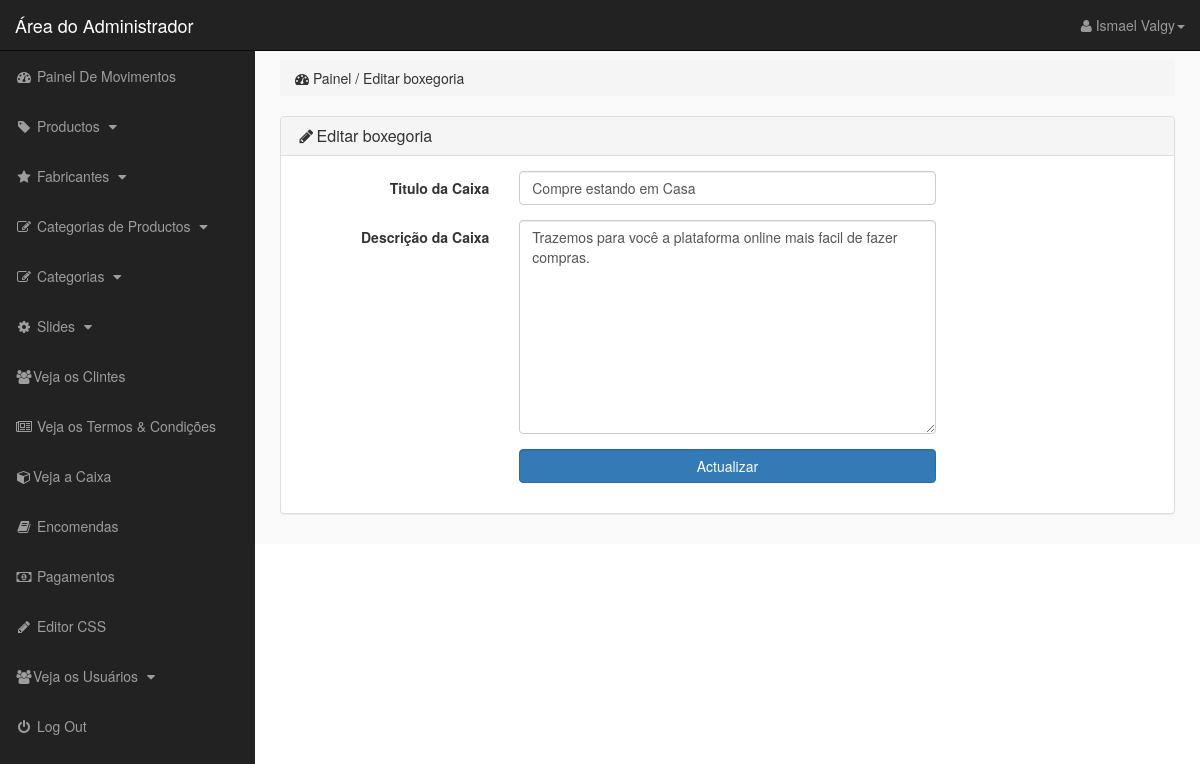
The page /admin_area/index.php?edit_box=1 (signed in) on the database its author committed.
### tables this page shows
CREATE TABLE `home_box` (
  `box_id` int(10) NOT NULL,
  `box_title` text NOT NULL,
  `box_desc` text NOT NULL
);

### admin_area/edit_box.php (the view, shortened to what this page needs)
<?php
    if(!isset($_SESSION['admin_email'])){
        echo"<script>window.open('login.php','_self')</script>";
    }else{
?>
<?php
        if(isset($_GET['edit_box'])){
            $edit_box_id = $_GET['edit_box'];
            $edit_box_query = "select * from home_box where box_id='$edit_box_id'";
            $run_edit = mysqli_query($con,$edit_box_query);
            $row_edit = mysqli_fetch_array($run_edit);
            $box_title = $row_edit['box_title'];
            $box_desc = $row_edit['box_desc'];
        }
?>
<div class="row">
    <div class="col-lg-12">
        <ol class="breadcrumb">
            <li>
                <i class="fa fa-dashboard"></i> Painel / Editar boxegoria
            </li>
        </ol>
    </div>
</div>
<div class="row">
    <div class="col-lg-12">
        <div class="panel panel-default">
            <div class="panel-heading">
                <h3 class="panel-title">
                    <i class="fa fa-pencil fa-fw"></i>Editar boxegoria
                </h3>
            </div>
            <div class="panel-body">
                <form action="" class="form-horizontal" method="post">
                    <div class="form-group">
                        <label for="" class="control-label col-md-3">
                            Titulo da Caixa
                        </label>
                        <div class="col-md-6">
                            <input value="<?php echo $box_title; ?>" name="box_title" type="text" class="form-control">
                        </div>
                    </div>
                    <div class="form-group">
                        <label for="" class="control-label col-md-3">
                            Descrição da Caixa
                        </label>
                        <div class="col-md-6">
                            <textarea type="text" name="box_desc" id="" cols="75" rows="10" class="form-control"><?php echo $box_desc;?>
                            </textarea>
                        </div>
                    </div>
                    <div class="form-group">
                        <label for="" class="control-label col-md-3">
                        </label>
                        <div class="col-md-6">
                            <input value="Actualizar" name="update" type="submit" class="form-control btn btn-primary">
                        </div>
                    </div>
                </form>
            </div>
        </div>
    </div>
</div>
<?php } ?>

### admin_area/includes/sidebar.php (shortened to what this page needs)
<?php
    if(!isset($_SESSION['admin_email'])){
        echo"<script>window.open('login.php','_self')</script>";
    }else{
?>
   <nav class="navbar navbar-inverse navbar-fixed-top">
    <div class="navbar-header">
        <a href="index.php?dashboard" class="navbar-brand">Área do Administrador</a>
    </div>
    <ul class="nav navbar-right top-nav">
        <li class="dropdown">
            <a href="#" class="dropdown-toggle" data-toggle="dropdown">
                <i class="fa fa-user"></i> <?php echo $admin_name; ?><b class="caret"></b>
            </a>
        </li>
    </ul>
    <div class="collapse navbar-collapse navbar-ex1-collapse">
        <ul class="nav navbar-nav side-nav">
            <li>
                   <a href="index.php?dashboard">
                       <i class="fa fa-fw fa-dashboard"></i> Painel De Movimentos
                   </a>
            </li>
            <li>
                   <a href="#" data-toggle="collapse" data-target="#products">
                       <i class="fa fa-fw fa-tag"></i> Productos
                       <i class="fa fa-fw fa-caret-down"></i>
                   </a>
            </li><li>
                   <a href="#" data-toggle="collapse" data-target="#manufacturer">
                       <i class="fa fa-fw fa-star"></i> Fabricantes
                       <i class="fa fa-fw fa-caret-down"></i>
                   </a>
            </li>
            <li>
                   <a href="#" data-toggle="collapse" data-target="#p_cat">
                       <i class="fa fa-fw fa-edit"></i> Categorias de Productos
                       <i class="fa fa-fw fa-caret-down"></i>
                   </a>
            </li>
            <li>
                   <a href="#" data-toggle="collapse" data-target="#cat">
                       <i class="fa fa-fw fa-edit"></i> Categorias
                       <i class="fa fa-fw fa-caret-down"></i>
                   </a>
            </li>
            <li>
                   <a href="#" data-toggle="collapse" data-target="#slides">
                       <i class="fa fa-fw fa-gear"></i> Slides
                       <i class="fa fa-fw fa-caret-down"></i>
                   </a>
            </li>
            <li>
                <a href="index.php?view_customers">
                    <i class="fa fa-fw fa-users"></i>Veja os Clintes
                </a>
            </li>
            <li>
                <a href="index.php?view_terms">
                    <i class="fa fa-fw fa-newspaper-o"></i> Veja os Termos & Condições
                </a>
            </li>
            <li>
                <a href="index.php?view_box">
                    <i class="fa fa-fw fa-cube"></i>Veja a Caixa
                </a>
            </li>
            <li>
                <a href="index.php?view_orders">
                    <i class="fa fa-fw fa-book"></i> Encomendas
                </a>
            </li>
            <li>
                <a href="index.php?view_payments">
                    <i class="fa fa-fw fa-money"></i> Pagamentos
                </a>
            </li>
            <li>
            <li>
                <a href="index.php?edit_css">
                    <i class="fa fa-fw fa-pencil"></i> Editor CSS
                </a>
            </li>
            <li>
                   <a href="#" data-toggle="collapse" data-target="#users">
                       <i class="fa fa-fw fa-users"></i>Veja os Usuários
                       <i class="fa fa-fw fa-caret-down"></i>
                   </a>
            </li>
            <li>
                <a href="logout.php">
                    <i class="fa fa-fw fa-power-off"></i> Log Out
                </a>
            </li>
        </ul>
    </div>
</nav>
<?php } ?>

### admin_area/css/style.css (style rules this page uses)
body { margin-top: 100px; }
@media (min-width: 768px) { body { margin-top: 50px; } }
.top-nav { padding: 0 15px; }
.top-nav>li { float: left; display: inline-block; }
.top-nav>li>a { color: #999999; line-height: 20px; padding-top: 15px; padding-bottom: 15px; }
@media (min-width: 768px) { .side-nav { position: fixed; top: 51px; bottom: 0; width: 255px; overflow-y: auto; overflow-x: hidden; background-color: #222222; padding-bottom: 40px; border-radius: 0; } }
@media (min-width: 768px) { .side-nav>li>a { width: 255px; } }
.panel-body { border-radius: 5px; }

### rows shown on the page
home_box: box_title "Compre estando em Casa", box_desc "Trazemos para você a plataforma online mais facil de fazer compras."

### other values the page prints
$admin_name "Ismael Valgy"
